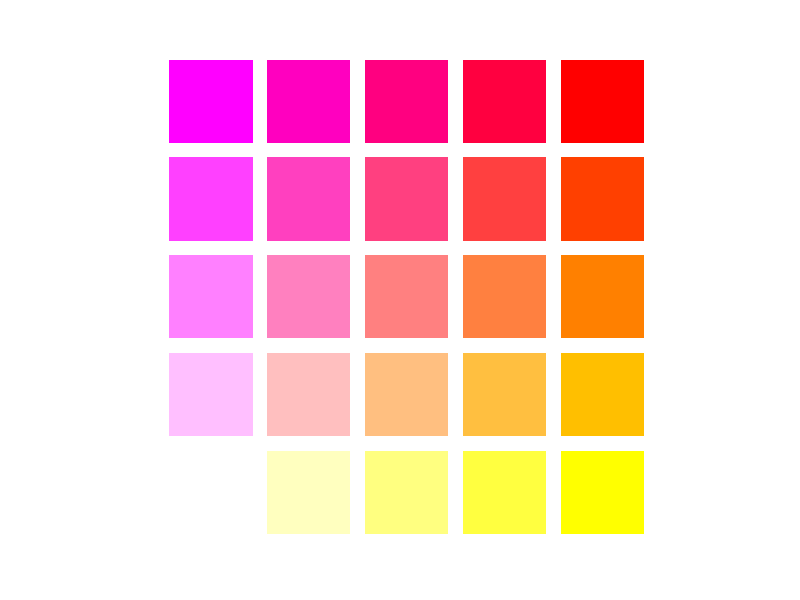

Write the MATLAB code that produced this figure.
function [rgb_out, data_out, data_rgb_out, ticks, stmp] = colorcubes(n, w, inData, plotSwitch, limits, ax, cmapIn, mapData)
% Creates a cube of cubes in the RGB color space.
%   COLORCUBES, with no arguments, shows 5^3 = 125 cubes with
%      colors equally spaced in the RGB color space.
%   COLORCUBES(n) shows n-by-n-by-n colors.
%   COLORCUBES(2) shows 8 colors: R, G, B, C, M, Y, W, K (black).
%   COLORCUBES(n,w) uses cubes of width w.  Default is w = 0.85.
%   Rotate the cube with the mouse or arrow keys.
%
%   [rgb_out] contains 3d matrix with each coordinate corresponding to a cube
%   within colorcube. 4th dimension contains the r,g,b data.
%
%   COLORCUBES(n,w,inData) maps m x 3 inData matrix onto rgb_out. Each col
%   corresponds to a dimension of data being mapped onto colorcube.
%   [data_out] is m x 3 output containing the closest coordinate in
%   colorcube for each of the three dimensions. Data will be mapped onto
%   each dimension of cube by linearly spacing values in each inData column
%   between its min and max using as many bins as there are cubes within a
%   face (i.e., your n parameter). [data_rgb_out] contains the direct r g b
%   data for each datapoint m.
%
%   Copyright 2016 The MathWorks, Inc.
%   Mapping data onto colorcube added by Alex Teghipco, including
%   plotSwitch, limits, ax, cmapIn, mapData.
%
% **Syntax**
% -------
%   colorcubes
%   [rgb_out] = colorcubes(n)
%   [rgb_out, data_out, data_rgb_out, ticks, stmp] = colorcubes(n, w, inData, plotSwitch, limits, ax, cmapIn, mapData)
%
% **Description**
% -----------
%   colorcubes() creates a 5x5x5 RGB color cube visualization.
%
%   colorcubes(n) generates an n-by-n-by-n color cube. For example:
%       * n = 2 creates a cube with 8 colors: R, G, B, C, M, Y, W, K.
%       * n = 5 creates a cube with 125 colors spaced equally in RGB space.
%
%   colorcubes(n, w) generates the RGB cube with cubes of width `w` (default: 0.85).
%
%   [rgb_out, data_out, data_rgb_out, ticks, stmp] = colorcubes(n, w, inData, plotSwitch, limits, ax, cmapIn, mapData)
%   provides additional functionalities for mapping 3D data onto the color cube,
%   customizing color mapping, plotting, and returning corresponding RGB values.
%
% **Inputs**
% ------
%   n          - (Integer) Size of the color cube (default: 5).
%                - The cube will contain `n^3` colors.
%
%   w          - (Float) Width of each cube in the visualization (default: 0.85).
%
%   inData     - (m x 3 Matrix) Input data to map onto the RGB cube (default: []).
%                - Columns represent data dimensions to be mapped onto RGB.
%
%   plotSwitch - (String) Whether to visualize the cube ('true' or 'false') (default: 'true').
%
%   limits     - (2 x 3 Matrix) Min and max values for scaling `inData` onto the RGB cube (default: []).
%                - Automatically computed if `mapData` is 'yes' and `limits` is empty.
%
%   ax         - (Handle) Axis handle for plotting the RGB cube (default: current axes).
%
%   cmapIn     - (n x n x n x 3 Matrix) Custom RGB colormap to use (default: []).
%                - If empty, a default RGB space is generated.
%
%   mapData    - (String) Flag to map `inData` onto the RGB cube ('yes' or 'no') (default: 'no').
%
% **Outputs**
% -------
%   rgb_out        - (n x n x n x 3 Matrix) RGB values of the cube.
%                    - Contains interpolated R, G, B channels at each cube location.
%
%   data_out       - (m x 3 Matrix) Cube coordinates corresponding to input `inData`.
%                    - Each row corresponds to the closest cube location for a data point.
%
%   data_rgb_out   - (m x 3 Matrix) RGB values corresponding to `inData`.
%                    - Each row provides the RGB color mapped to the input data point.
%
%   ticks          - (n x 3 Matrix) Linear scales used for mapping `inData` dimensions onto the cube.
%
%   stmp           - (Cell Array) Handles to plotted surfaces for each cube.
%                    - Empty if `plotSwitch` is set to 'false'.
%
% **Key Changes by Alex Teghipco**
% ----------------------------
%   1. Added support for mapping data (`inData`) onto the RGB cube:
%      - Input data is scaled to the cube using linear spacing (`limits`).
%      - Outputs `data_out` (cube coordinates) and `data_rgb_out` (RGB values).
%
%   2. Introduced `plotSwitch` for toggling cube visualization.
%      - 'true' to visualize the RGB cube.
%      - 'false' to disable plotting, saving computation time.
%
%   3. Added `limits` to define scaling ranges for input data.
%      - Automatically calculated from `inData` if `mapData` is 'yes' and `limits` is empty.
%
%   4. Added `cmapIn` for providing custom RGB mappings to override the default cube generation.
%
%   5. Implemented `mapData` flag to control data mapping functionality.
%      - 'yes' enables mapping of `inData` onto the RGB cube.
%      - 'no' disables data mapping and associated computations.
%
% **Examples**
% -------
%   **Example 1: Basic Color Cube**
%   % Generate a 5x5x5 RGB cube with default settings
%   colorcubes(5);
%
%   **Example 2: Mapping Data Onto the Cube**
%   % Generate a 10x10x10 RGB cube and map 3D data onto it
%   n = 10;  % Cube size
%   inData = rand(100, 3) * 10;  % Random data (100 points in 3D space)
%
%   % Map data onto cube and return RGB values
%   [rgb_out, data_out, data_rgb_out] = colorcubes(n, 0.85, inData, 'false', [], [], [], 'yes');
%
%   % Display mapped colors
%   scatter3(inData(:, 1), inData(:, 2), inData(:, 3), 36, data_rgb_out, 'filled');
%
% **Notes**
% -----
%   - **Visualization**: Set `plotSwitch` to 'false' for faster computations when visualization is not required.
%   - **Data Mapping**: Ensure `inData` has three columns to match the RGB cube dimensions.
%   - **Custom Colormaps**: Use `cmapIn` for advanced color mapping requirements.
%   - **Performance**: Large values of `n` or input data size may increase computational time.
%
% **See Also**
% --------
%   scatter3, linspace, surface

if nargin < 1, n = 5; end
if nargin < 2, w = 0.85; end
if nargin < 3, inData = []; end
if nargin < 4, plotSwitch = 'true'; end
if nargin < 5, limits = []; end
if nargin < 6, ax = []; end
if nargin < 7, cmapIn = []; end
if nargin < 8, mapData = 'no'; end

if isempty(limits) & strcmpi(mapData,'yes')
    limits(1,1) = min(inData(:,1));
    limits(2,1) = max(inData(:,1));
    limits(1,2) = min(inData(:,2));
    limits(2,2) = max(inData(:,2));
    limits(1,3) = min(inData(:,3));
    limits(2,3) = max(inData(:,3));
end

if strcmp(plotSwitch,'true')
    if isempty(ax)
        initgraphics(n)
    end
end
[x,y,z] = cube(w);
m = n-1;

% this is for colorcube
iLen = m:-1:0;
jLen = m:-1:0;
kLen = m:-1:0;

r_out = zeros([length(iLen),length(jLen),length(kLen)]);

for i = iLen
    for j = jLen
        for k = kLen
            if isempty(cmapIn)
                r = k/m;
                r_out(i+1,j+1,k+1) = r;
                g = 1-j/m;
                g_out(i+1,j+1,k+1) = g;
                b = 1-i/m;
                b_out(i+1,j+1,k+1) = b;
            else
                r = cmapIn(i+1,j+1,k+1,1);
                g = cmapIn(i+1,j+1,k+1,2);
                b = cmapIn(i+1,j+1,k+1,3);
            end
            switch plotSwitch
                case 'true'
                    if ~isempty(ax)
                        stmp{i+1,j+1,k+1} = surface(ax,i+x,j+y,k+z, ...
                            'facecolor',[r g b], ...
                            'facelighting','gouraud','EdgeAlpha',0);
                    else
                        stmp{i+1,j+1,k+1} = surface(i+x,j+y,k+z, ...
                            'facecolor',[r g b], ...
                            'facelighting','gouraud','EdgeAlpha',0);
                    end
                    drawnow
            end
        end %k
    end %j
end %i

if ~strcmpi(plotSwitch,'true')
    stmp = [];
end

% combine
if isempty(cmapIn)
    rgb_out = cat(4, r_out, g_out, b_out);
else
    rgb_out = cmapIn;
end

% now we will map the data you provided onto your colorcube
% first create a linear scale for each of your 3 coordinates that is
% the length of your cube. These are your 3d bins.
if strcmpi(mapData,'yes')
    if size(limits,1) == 1
        limits = [limits; limits; limits];
    end

    xLinSpace = linspace(limits(1,1),limits(2,1),n);
    yLinSpace = linspace(limits(1,2),limits(2,2),n);
    zLinSpace = linspace(limits(1,3),limits(2,3),n);

    ticks(:,1) = xLinSpace;
    ticks(:,2) = yLinSpace;
    ticks(:,3) = zLinSpace;

    idx1 = xLinSpace >= inData(:,1);
    [~,idx1] = max(idx1,[],2);
    xbin = find(idx1 == 0);
    if ~isempty(xbin)
        for i = 1:length(xbin)
            if inData(xbin(i),1) > limits(2,1)
                idx1(xbin(i)) = length(xLinSpace);
            elseif inData(xbin(i),1) < limits(1,1)
                idx1(xbin(i)) = 1;
            end
        end
    end

    idx2 = yLinSpace >= inData(:,2);
    [~,idx2] = max(idx2,[],2);
    ybin = find(idx2 == 0);
    if ~isempty(ybin)
        for i = 1:length(ybin)
            if inData(ybin(i),2) > limits(2,2)
                idx2(ybin(i)) = length(yLinSpace);
            elseif inData(ybin(i),2) < limits(1,2)
                idx2(ybin(i)) = 1;
            end
        end
    end

    idx3 = zLinSpace >= inData(:,3);
    [~,idx3] = max(idx3,[],2);
    zbin = find(idx3 == 0);
    if ~isempty(zbin)
        for i = 1:length(zbin)
            if inData(zbin(i),3) > limits(2,3)
                idx3(zbin(i)) = length(zLinSpace);
            elseif inData(zbin(i),3) < limits(1,3)
                idx3(zbin(i)) = 1;
            end
        end
    end


    for i = 1:length(inData)
        data_rgb_out(i,:) = rgb_out(idx1(i),idx2(i),idx3(i),:);
    end
else
    data_out = [];
    data_rgb_out = [];
    ticks = [];
end


% ------------------------

% INITGRAPHCS  Inialize the colorcubes axis.
%   INITGRAPHICS(n) for n-by-n-by-n display.

    function initgraphics(n)
        clf reset
        shg
        set(gcf,'color','white')
        axis([0 n 0 n 0 n]);
        axis off
        axis vis3d
        rotate3d on
    end %initgraphics

    function [x,y,z] = cube(w)
        % CUBE  Coordinates of the faces of a cube.
        %   [x,y,z] = cube(w); surface(x,y,z)
        %   plots a cube of with w.

        u = [0 0; 0 0; w w; w w];
        v = [0 w; 0 w; 0 w; 0 w];
        z = [w w; 0 0; 0 0; w w];
        s = [nan nan];
        x = [u; s; v];
        y = [v; s; u];
        z = [z; s; w-z];
    end %cube

end % colorcubes